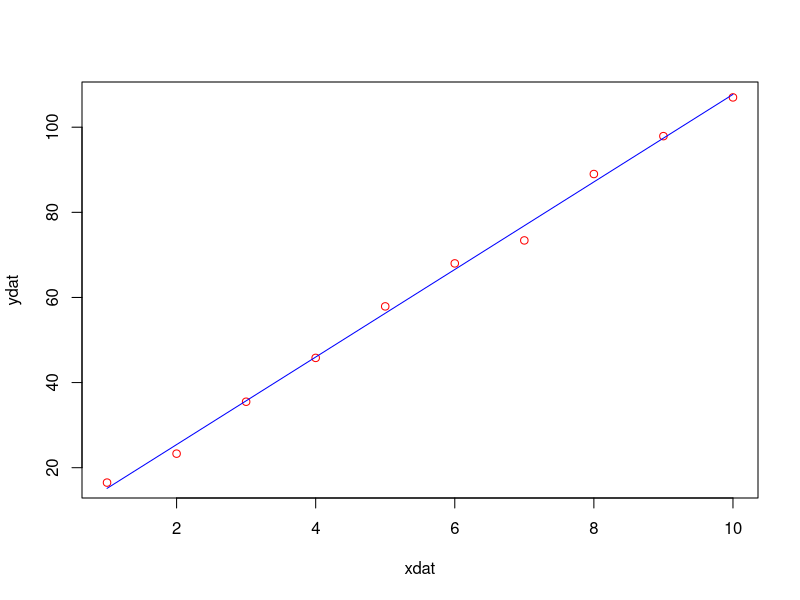
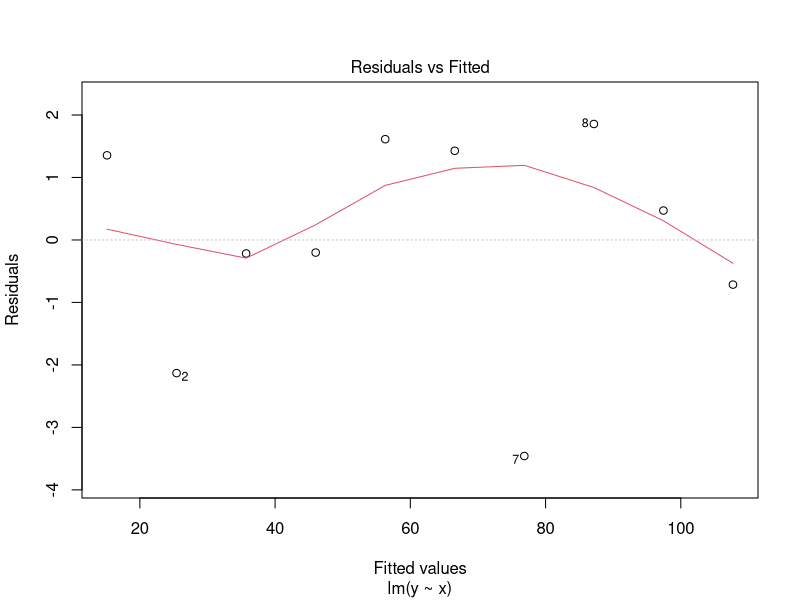
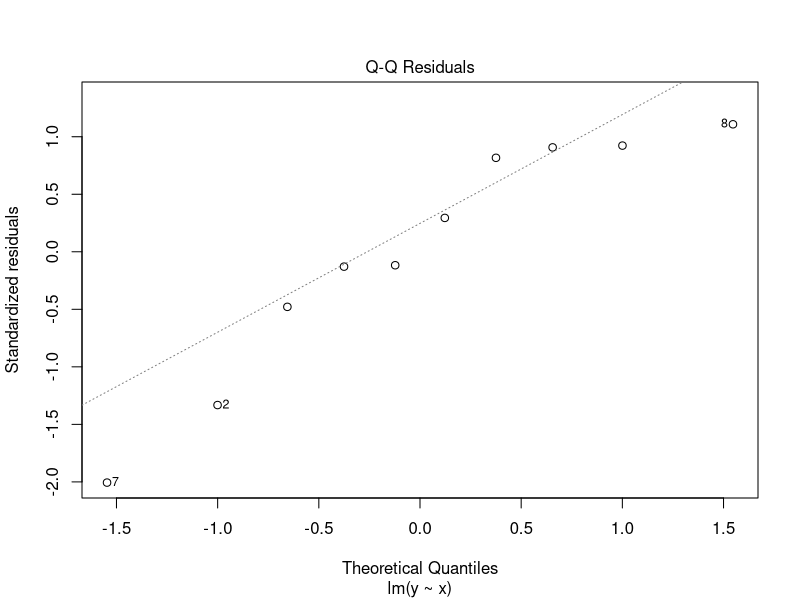
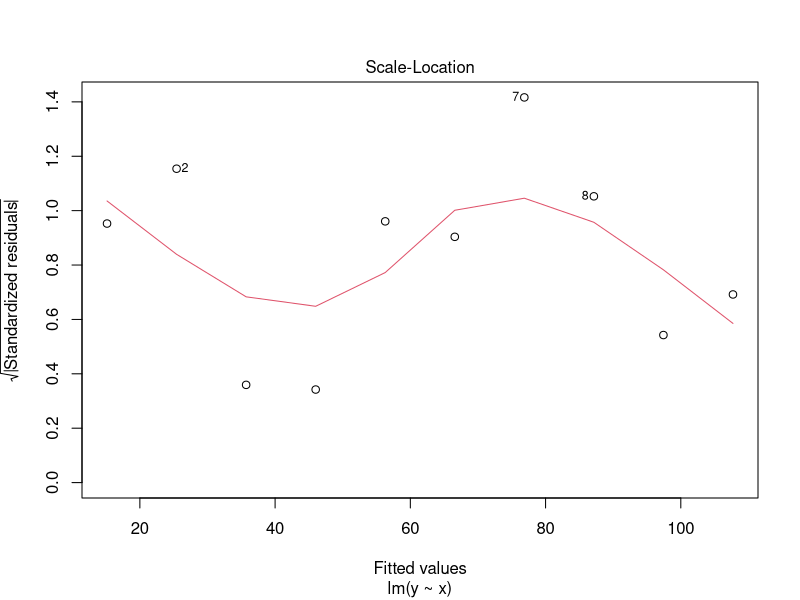
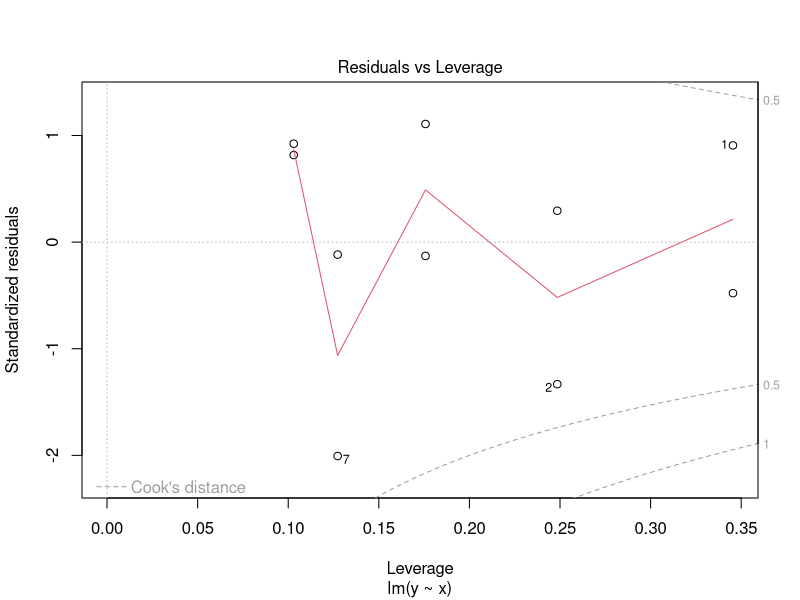
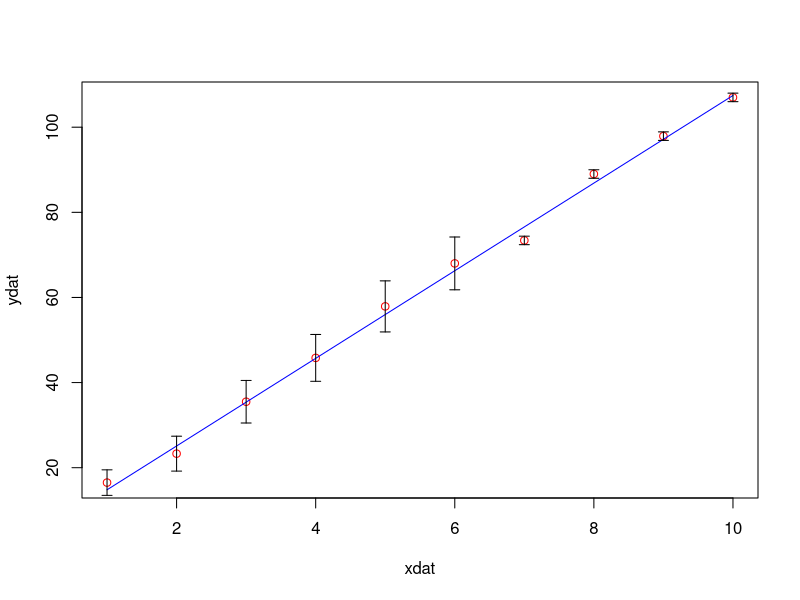

Recreate these plots in R, in order.
#  Linear regression in R

# lm is used to fit linear models

xdat <- c(1,2,3,4,5,6,7,8,9,10)

#ydat <- c(15, 25, 35, 45, 55, 65, 75, 85, 95, 105)
ydat <- c(16.5, 23.3, 35.5, 45.8, 57.9, 68.0, 73.4, 89.0, 97.9, 107.0)
df <- data.frame(x=xdat, y=ydat)

dat <- lm(y~x, df)
# In the above formuls, use y~x-1 if you don't want intercept

# slope
print(dat$coefficients[1])

# intercept
print(dat$coeffcients[2])

#fitted values
print(dat$fitted.values)

# To see 95% confidence interval
confint(dat, level=0.95)



# A summary of entire analysis
print(summary(dat))

# plot the results
plot(xdat,ydat, col="red")
lines(xdat, dat$fitted.values, col="blue")

# To see the residual plots
plot(dat)


##-----------------------------------------------------------------------------------
## fit with errors (weights) on individual data points
xdat <- c(1,2,3,4,5,6,7,8,9,10)

#ydat <- c(15, 25, 35, 45, 55, 65, 75, 85, 95, 105)
ydat <- c(16.5, 23.3, 35.5, 45.8, 57.9, 68.0, 73.4, 89.0, 97.9, 107.0)

# errors on data points
#errors = c(3.0, 4.1, 5.0, 5.5, 6.0, 6.2, 6.9, 9.0, 11.2, 10.7)
#errors = sqrt(ydat) Error is nothing but a standard deviation
errors = c(3.0, 4.1, 5.0, 5.5, 6.0, 6.2, 1.0, 1.0, 1.0, 1.0)

df = data.frame(x = xdat, y=ydat, err=errors)

data = lm(y~x, data = df, weights = 1/df$err)

print(data)



ylim=range(c(ydat-errors, ydat+errors))

# plot the results
plot(xdat,ydat,col="red")
lines(xdat, data$fitted.values, col="blue")

arrows(xdat, ydat-errors, xdat, ydat+errors, length=0.05, angle=90, code=3)


